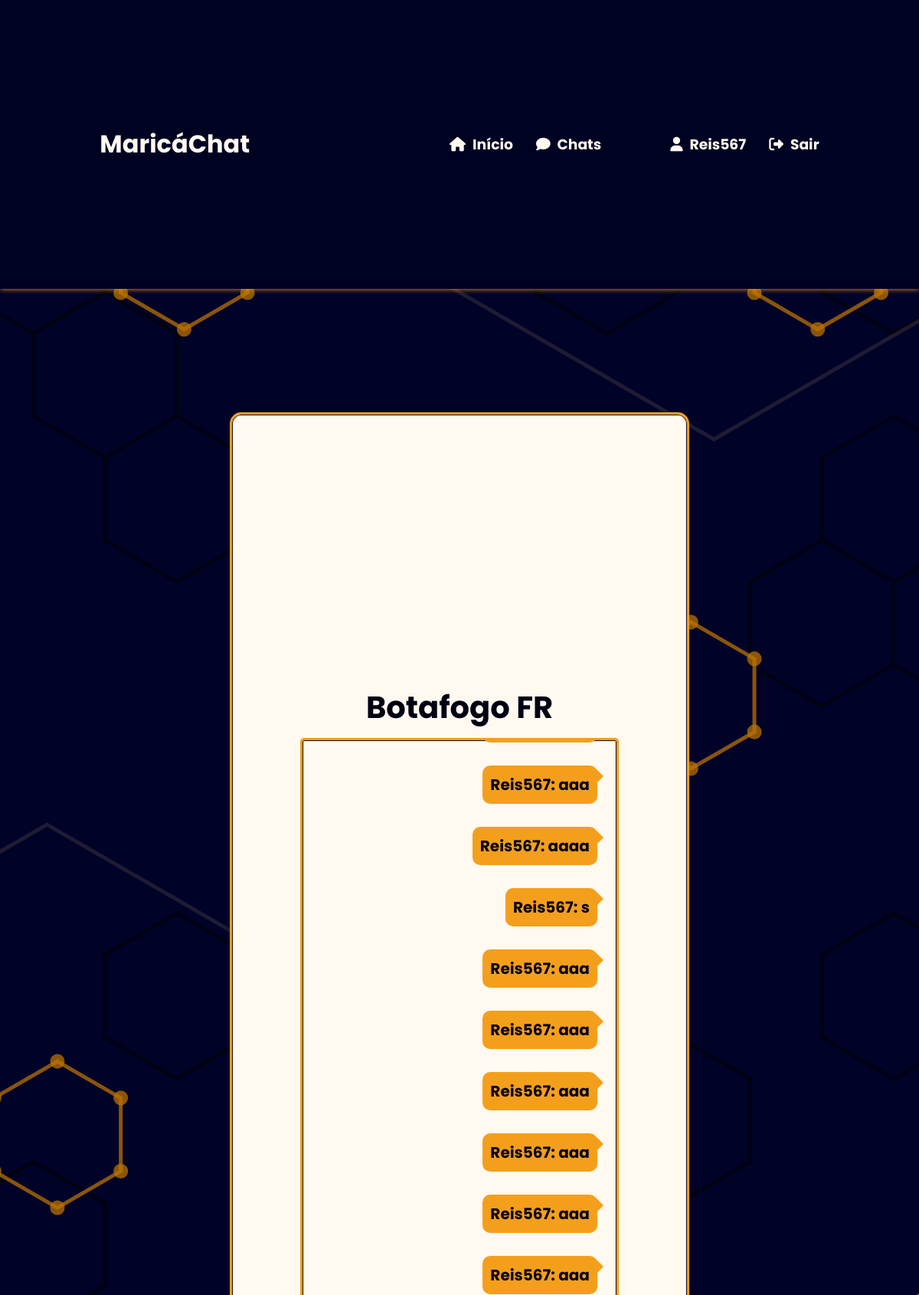
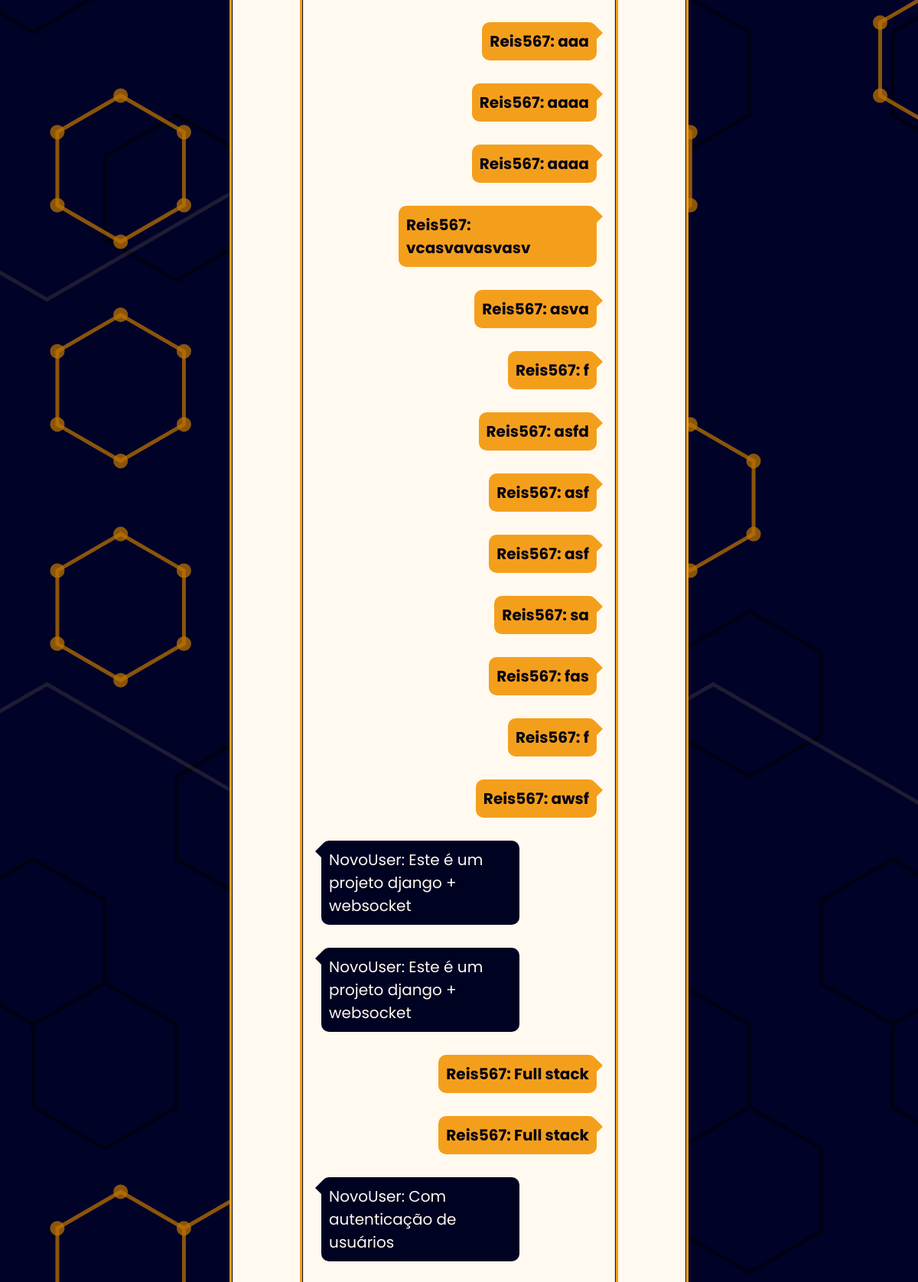
/chat/room/botafogodefuteboleregatas/ (signed in, upper part), run on the app's committed database (2 pictures, top to bottom).
### chat/models.py (models this page shows, shortened)
class Room(models.Model):
    class Meta:
        verbose_name = 'Sala'
        verbose_name_plural = 'Salas'
    name = models.CharField(max_length=20)
    slug = models.SlugField(max_length=50)
    users = models.ManyToManyField(User)

class Message(models.Model):
    class Meta:
        verbose_name = 'Mensagem'
        verbose_name_plural = 'Mensagens'
    content = models.TextField()
    user = models.ForeignKey(User, on_delete=models.CASCADE)
    room = models.ForeignKey(Room, on_delete=models.CASCADE)
    created_on = models.DateTimeField(auto_now_add=True)
    def __str__(self):
        return f'{self.user.username}: {self.content}'  # Retorna o nome do usuário e o conteúdo da mensagem

### chat/views.py (the view)
# urls.py: path('room/<str:slug>/',views.room, name='room'),
@login_required
def room(request, slug):
    try:
        room_name = Room.objects.get(slug=slug).name
        messages = Message.objects.filter(room=Room.objects.get(slug=slug))
    except Room.DoesNotExist:
        return HttpResponse("A sala não existe.", status=404)
    return render(request,
                  "room.html",
            {
                "room_name":room_name,
                "slug":slug,
                'messages':messages})

### templates/room.html (shortened to what this page needs)
{% extends "base.html" %}
{% block content %}
<section class="chat_room">
      <div class="chat_room-content">
            <div class="chat_room-title">
                  <h1>{{ room_name }}</h1>
            </div>
            <div class="chat_room-messages" id="id_chat_item_container" style="font-size: 20px">
                {% if messages %}
                    {% for message in messages %}
                        <span class="{% if message.user.username == request.user.username %}chat_room-balao-eu{% else %}chat_room-balao-ele{% endif %}">
                          {{message}}
                        </span>
                    {% endfor %}
                {% endif %}
            </div>
      </div>
</section>
{% endblock %}

### templates/base.html (shortened to what this page needs)
{% load static %}
<!DOCTYPE html>
    <html>
    <head>
        <link rel="stylesheet"  href="{% static 'css/reset.css' %}">
        <link rel="stylesheet"  href="{% static 'css/style.css' %}">
    </head>
    <body>
        <header>
            <h1>
                <a href="{% url 'home' %}">MaricáChat</a></h1>
            <nav>
                <h3>
                    <a href="{% url 'home' %}">
                        <i class="icon-h fa-solid fa-house"></i>  Início</a>
                </h3>
                <h3>
                    <a href="{% url 'rooms' %}">
                        <i class="icon-h fa-solid fa-comment"></i>  Chats</a>
                </h3>
                <div class="nav-auth">
                    {% if user.is_authenticated %}
                        <div class="user-is-auth">
                            <h3>
                                <a href="#">
                                    <i class="icon-h fa-solid fa-user"></i>
                                    {{user.username}}
                                </a>
                            </h3>
                            <h3>
                                <a href="{% url 'logout' %}">
                                 <i class="icon-h fa-solid fa-right-from-bracket"></i>  Sair</a>
                            </h3>
                        </div>
                    {% endif %}
                </div>
            </nav>
        </header>
            {% block content %}{% endblock %}
    </body>
    </html>

### static/css/style.css (style rules this page uses)
:root { --prim-cl: #050850; --prim-stgr:#000222; --sec-cl: #F49F1C; --sec-stgr: #fbbd5f; --black:#000112; --white:#fff9f0; --ylw-shd: 0px 0px 10px var(--sec-cl); --ylw-shd-ltr: 0px 0px 7px var(--sec-cl); }
body { background-image: url('/static/img/bg.svg'); background-size: cover; width: 100%; height: 100%; font-family: 'Poppins', sans-serif; }
header { position: fixed; top: 0; width: 100%; height: 7vh; display: flex; justify-content: space-around; align-items: center; background-color: var(--prim-stgr); color: var(--white); box-shadow: var(--ylw-shd-ltr); }
header nav { display: flex; justify-content: space-around; gap: 30px; }
header a { color: var(--white); transition: .5s; }
.icon-h { margin-right: 5px; color: var(--white); transition: .5s; }
nav .nav-auth { display: flex; justify-content: space-around; gap: 30px; }
.user-is-auth { padding-left: 60px; display: flex; justify-content: space-around; gap: 30px; }
.chat_room { height: 100vh; width: 100vw; display: flex; justify-content: center; align-items: center; flex-direction: column; }
.chat_room-content { background: var(--white); width: 50%; height: 80%; display: flex; justify-content: center; align-items: center; flex-direction: column; color: var(--black); border: 3px solid var(--sec-cl); border-radius: 15px; box-shadow: var(--ylw-shd); box-shadow: inset 0 0 1px 1px var(--black); }
.chat_room-title h1 { font-size: 40px; margin-bottom: 10px; }
.chat_room-messages { width: 70%; height: 75%; display: flex; flex-direction: column; padding: 20px; gap: 20px; overflow-y: scroll; background: var(--white); border-radius: 5px; border: 3px solid var(--sec-cl); box-shadow: inset 0 0 1px 1px var(--black); }
.chat_room-messages { scrollbar-width: thin; scrollbar-color: var(--sec-stgr); }
.chat_room-balao-ele { background: var(--prim-stgr); align-self: flex-start; border-radius: 10px; position: relative; padding: 10px; display: inline-block; max-width: 70%; word-wrap: break-word; margin: 5px; color: var(--white); }
.chat_room-balao-ele::before { content: ''; position: absolute; border-left: 10px solid transparent; border-right: 10px solid var(--prim-stgr); border-top: 10px solid transparent; border-bottom: 10px solid transparent; top: 4px; left: -18px; }
.chat_room-balao-eu { background: var(--sec-cl); border-radius: 10px; position: relative; align-self: flex-end; padding: 10px; display: inline-block; max-width: 70%; word-wrap: break-word; margin: 5px; font-weight: bold; }
.chat_room-balao-eu::before { content: ''; position: absolute; border-left: 10px solid var(--sec-cl); border-right: 10px solid transparent; border-top: 10px solid transparent; border-bottom: 10px solid transparent; top: 4px; right: -18px; }

### data on the page
Room: name "Botafogo FR"
Message: user+content "Reis567: aaa"
Message: user+content "Reis567: aaaa"
Message: user+content "Reis567: s"
Message: user+content "Reis567: aaa"
Message: user+content "Reis567: aaa"
Message: user+content "Reis567: aaa"
Message: user+content "Reis567: aaa"
Message: user+content "Reis567: aaa"
Message: user+content "Reis567: aaa"
Message: user+content "Reis567: aaa"
Message: user+content "Reis567: aaaa"
Message: user+content "Reis567: aaaa"
Message: user+content "Reis567: vcasvavasvasv"
Message: user+content "Reis567: asva"
Message: user+content "Reis567: f"
Message: user+content "Reis567: asfd"
Message: user+content "Reis567: asf"
Message: user+content "Reis567: asf"
Message: user+content "Reis567: sa"
Message: user+content "Reis567: fas"
Message: user+content "Reis567: f"
Message: user+content "Reis567: awsf"
Message: user+content "NovoUser: Este é um projeto django + websocket"
Message: user+content "NovoUser: Este é um projeto django + websocket"
Message: user+content "Reis567: Full stack"
Message: user+content "Reis567: Full stack"
Message: user+content "NovoUser: Com autenticação de usuários"

### other printed values
{{ user.username }} "Reis567"
